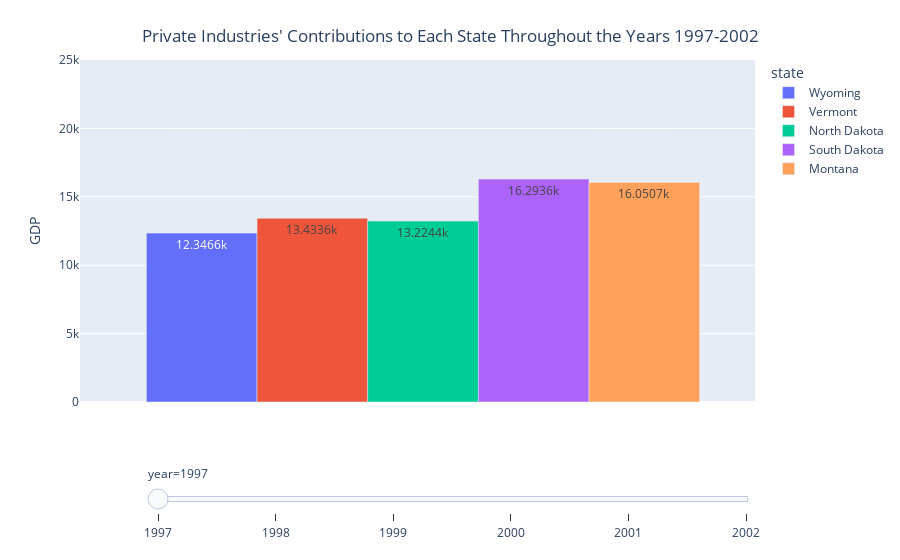

Notebook code for this chart:
### Code cell
fig = px.bar(q3_lowest_state_gdp_df,x="new_index", y="gdp", animation_frame="year", animation_group="gdp",
            color="state", range_x=[0.9, 7], range_y=[0, 25000], text_auto=True)

fig["layout"].pop("updatemenus") # optional, drop animation b
fig.update_xaxes(visible = False)
fig.update_yaxes(title_text='GDP')
fig.update_layout(
    title={
        'text': "Private Industries' Contributions to Each State Throughout the Years 1997-2002",
        'x':0.5,  
        'xanchor': 'center',  
        'yanchor': 'top'  
    }
)
fig.update_layout(bargap=0.5, bargroupgap=0.5)
fig.update_traces(width=1)

fig.show()

### Figure 1 — Plotly figure (JSON) as saved in the notebook; plotly's stock layout.template omitted (floating-point values rounded to 4 significant figures)
{"data": [{"alignmentgroup": "True", "hovertemplate": "state=Wyoming<br>year=1997<br>new_index=%{x}<br>gdp=%{y}<extra></extra>", "ids": [12350.0], "legendgroup": "Wyoming", "marker": {"color": "#636efa", "pattern": {"shape": ""}}, "name": "Wyoming", "offsetgroup": "Wyoming", "orientation": "v", "showlegend": true, "textposition": "auto", "texttemplate": "%{y}", "type": "bar", "width": 1, "x": [2], "xaxis": "x", "y": [12350.0], "yaxis": "y"}, {"alignmentgroup": "True", "hovertemplate": "state=Vermont<br>year=1997<br>new_index=%{x}<br>gdp=%{y}<extra></extra>", "ids": [13430.0], "legendgroup": "Vermont", "marker": {"color": "#EF553B", "pattern": {"shape": ""}}, "name": "Vermont", "offsetgroup": "Vermont", "orientation": "v", "showlegend": true, "textposition": "auto", "texttemplate": "%{y}", "type": "bar", "width": 1, "x": [3], "xaxis": "x", "y": [13430.0], "yaxis": "y"}, {"alignmentgroup": "True", "hovertemplate": "state=North Dakota<br>year=1997<br>new_index=%{x}<br>gdp=%{y}<extra></extra>", "ids": [13220.0], "legendgroup": "North Dakota", "marker": {"color": "#00cc96", "pattern": {"shape": ""}}, "name": "North Dakota", "offsetgroup": "North Dakota", "orientation": "v", "showlegend": true, "textposition": "auto", "texttemplate": "%{y}", "type": "bar", "width": 1, "x": [4], "xaxis": "x", "y": [13220.0], "yaxis": "y"}, {"alignmentgroup": "True", "hovertemplate": "state=South Dakota<br>year=1997<br>new_index=%{x}<br>gdp=%{y}<extra></extra>", "ids": [16290.0], "legendgroup": "South Dakota", "marker": {"color": "#ab63fa", "pattern": {"shape": ""}}, "name": "South Dakota", "offsetgroup": "South Dakota", "orientation": "v", "showlegend": true, "textposition": "auto", "texttemplate": "%{y}", "type": "bar", "width": 1, "x": [5], "xaxis": "x", "y": [16290.0], "yaxis": "y"}, {"alignmentgroup": "True", "hovertemplate": "state=Montana<br>year=1997<br>new_index=%{x}<br>gdp=%{y}<extra></extra>", "ids": [16050.0], "legendgroup": "Montana", "marker": {"color": "#FFA15A", "pattern": {"shape": ""}}, "name": "Montana", "offsetgroup": "Montana", "orientation": "v", "showlegend": true, "textposition": "auto", "texttemplate": "%{y}", "type": "bar", "width": 1, "x": [6], "xaxis": "x", "y": [16050.0], "yaxis": "y"}], "layout": {"bargap": 0.5, "bargroupgap": 0.5, "barmode": "relative", "legend": {"title": {"text": "state"}, "tracegroupgap": 0}, "margin": {"t": 60}, "sliders": [{"active": 0, "currentvalue": {"prefix": "year="}, "len": 0.9, "pad": {"b": 10, "t": 60}, "steps": [{"args": [["1997"], {"frame": {"duration": 0, "redraw": true}, "fromcurrent": true, "mode": "immediate", "transition": {"duration": 0, "easing": "linear"}}], "label": "1997", "method": "animate"}, {"args": [["1998"], {"frame": {"duration": 0, "redraw": true}, "fromcurrent": true, "mode": "immediate", "transition": {"duration": 0, "easing": "linear"}}], "label": "1998", "method": "animate"}, {"args": [["1999"], {"frame": {"duration": 0, "redraw": true}, "fromcurrent": true, "mode": "immediate", "transition": {"duration": 0, "easing": "linear"}}], "label": "1999", "method": "animate"}, {"args": [["2000"], {"frame": {"duration": 0, "redraw": true}, "fromcurrent": true, "mode": "immediate", "transition": {"duration": 0, "easing": "linear"}}], "label": "2000", "method": "animate"}, {"args": [["2001"], {"frame": {"duration": 0, "redraw": true}, "fromcurrent": true, "mode": "immediate", "transition": {"duration": 0, "easing": "linear"}}], "label": "2001", "method": "animate"}, {"args": [["2002"], {"frame": {"duration": 0, "redraw": true}, "fromcurrent": true, "mode": "immediate", "transition": {"duration": 0, "easing": "linear"}}], "label": "2002", "method": "animate"}], "x": 0.1, "xanchor": "left", "y": 0, "yanchor": "top"}], "title": {"text": "Private Industries' Contributions to Each State Throughout the Years 1997-2002", "x": 0.5, "xanchor": "center", "yanchor": "top"}, "xaxis": {"anchor": "y", "domain": [0, 1], "range": [0.9, 7], "title": {"text": "new_index"}, "visible": false}, "yaxis": {"anchor": "x", "domain": [0, 1], "range": [0, 25000], "title": {"text": "GDP"}}}}
